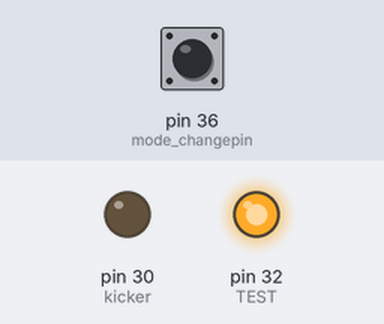
The program below on a simulated Teensy 4. Parts: output pins drawn as LEDs (lit = HIGH). The inputs (shaded band) are chosen by the test bench; at power-on: pin 36 (mode_changepin) LOW. What the program prints to the serial monitor is not drawn.

Above: at 1.2 s.
1.3 s: pin 36 (mode_changepin) pulled HIGH for 1 s
At 2.1 s:
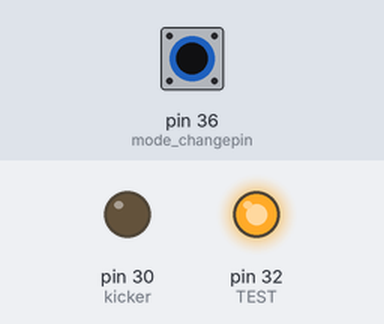
3.8 s: pin 36 (mode_changepin) pulled HIGH for 1 s
At 5.2 s:
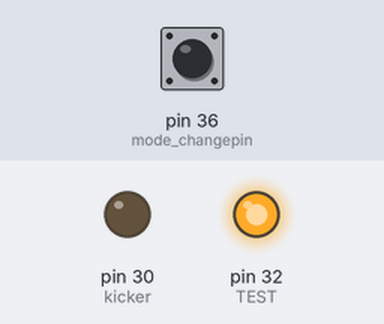
Timing chart, 0 to 6.8 s (numbered marks = the images above; inputs shaded):
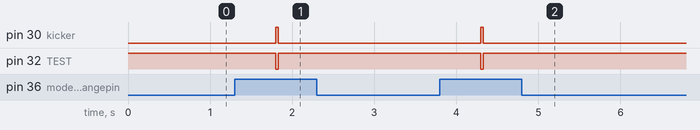

Measured:
- after the input at 1.3 s, pin 30 (kicker): LOW → HIGH after 0.50 s, → LOW 0.03 s later; pin 32 (TEST): HIGH → LOW after 0.50 s, → HIGH 0.03 s later
- after the input at 3.8 s, pin 30 (kicker): LOW → HIGH after 0.50 s, → LOW 0.03 s later; pin 32 (TEST): HIGH → LOW after 0.50 s, → HIGH 0.03 s later

The program:

main.cpp
```cpp
#include <Arduino.h>
#include <timer.h>
#include <motor.h>

// #include <Adafruit_NeoPixel.h>

#define mode_changepin 36

#define TEST 32
#define kicker 30

int kick_time;
int kick_test_time;
int mode_change;

bool KICK_fin = true;

void setup()
{

  pinMode(mode_changepin, INPUT_PULLDOWN);
  pinMode(TEST, OUTPUT);
  pinMode(kicker, OUTPUT);

  Serial.begin(115200);

  Serial1.begin(115200); // motor
  Serial1.setTimeout(10);

  Serial2.begin(115200); // gyro
  Serial2.setTimeout(10);

  Serial3.begin(115200); // camera
  Serial3.setTimeout(10);

  Serial4.begin(115200); // IR
  Serial4.setTimeout(10);

  Serial5.begin(115200); // line
  Serial5.setTimeout(10);
}
void loop()
{

  digitalWrite(TEST, HIGH);

  mode_change = digitalRead(mode_changepin);

  if (mode_change == 1 && KICK_fin)
  {
    KICK_TEST.start();
    KICK_TEST.tick();
    kick_test_time = KICK_TEST.get_value();
    if (kick_test_time >= 500 && kick_test_time <= 600)
    {
      digitalWrite(TEST, LOW);
      digitalWrite(kicker, HIGH);
      delay(30);
      digitalWrite(kicker, LOW);
      KICK_TEST.reset();
      kick_test_time = KICK_TEST.get_value();
      KICK_fin = false;
    }
  }
  else if (mode_change == 0 && KICK_fin == false)
  {
    KICK_fin = true;
  }

  move(0, 0, 0, 0);

  Serial.print("modechange ");
  Serial.print(mode_change);
  Serial.print("   ");
  Serial.print("\t");

  Serial.print(kick_test_time);
  Serial.print("   ");
  Serial.print("\t");

  Serial.print("kick_time ");
  Serial.print(kick_time);
  Serial.print("   ");
  Serial.print("\t");

  Serial.println("\t");
}
```

motor.h
```cpp
int goal_dir;
int gyro_data;
int speed_now;

void move(int a, int b, int c, int d)
{
  int val = 0;
  int input[4] = {a, b, c, d};
  int output[4] = {0, 0, 0, 0};
  String StringA = "0";
  String StringB = "0";
  String StringC = "0";
  String StringD = "0";
  String StringX = "0";
  String StringY = "0";
  String StringZ = "0";
  String String0 = "0";

  StringX = String(1);
  val = input[0];
  if (val < 0 && val >= -100)
  {
    StringY = String('R');
    val = abs(val);
    StringZ = String(val);
  }
  else if (val >= 0 && val <= 100)
  {
    StringY = String('F');
    StringZ = String(val);
  }
  else
  {
    StringY = String('F');
    StringZ = String(0);
  }
  if (val < 10)
  {
    String0 = String("00");
    StringZ = String0 + StringZ;
  }
  else if (val < 100)
  {
    String0 = String('0');
    StringZ = String0 + StringZ;
  }
  else
  {
    String0 = String("");
  }
  StringA = StringX + StringY + StringZ;

  StringX = String(2);
  val = input[1];
  if (val < 0 && val >= -100)
  {
    StringY = String('R');
    val = abs(val);
    StringZ = String(val);
  }
  else if (val >= 0 && val <= 100)
  {
    StringY = String('F');
    StringZ = String(val);
  }
  else
  {
    StringY = String('F');
    StringZ = String(0);
  }
  if (val < 10)
  {
    String0 = String("00");
    StringZ = String0 + StringZ;
  }
  else if (val < 100)
  {
    String0 = String('0');
    StringZ = String0 + StringZ;
  }
  else
  {
  }
  StringB = StringX + StringY + StringZ;

  StringX = String(3);
  val = input[2];
  if (val < 0 && val >= -100)
  {
    StringY = String('R');
    val = abs(val);
    StringZ = String(val);
  }
  else if (val >= 0 && val <= 100)
  {
    StringY = String('F');
    StringZ = String(val);
  }
  else
  {
    StringY = String('F');
    StringZ = String(0);
  }
  if (val < 10)
  {
    String0 = String("00");
    StringZ = String0 + StringZ;
  }
  else if (val < 100)
  {
    String0 = String('0');
    StringZ = String0 + StringZ;
  }
  else
  {
  }
  StringC = StringX + StringY + StringZ;

  StringX = String(4);
  val = input[3];
  if (val < 0 && val >= -100)
  {
    StringY = String('R');
    val = abs(val);
    StringZ = String(val);
  }
  else if (val >= 0 && val <= 100)
  {
    StringY = String('F');
    StringZ = String(val);
  }
  else
  {
    StringY = String('F');
    StringZ = String(0);
  }
  if (val < 10)
  {
    String0 = String("00");
    StringZ = String0 + StringZ;
  }
  else if (val < 100)
  {
    String0 = String('0');
    StringZ = String0 + StringZ;
  }
  else
  {
  }
  StringD = StringX + StringY + StringZ;

  Serial1.println(StringA + StringB + StringC + StringD);
}

float val_P;
float val_D;
int PID_mode;

float pid_deviation; // 今回の実際角の偏差
float previous_pid_deviation;
int PID_gain(float P_gain, float D_gain, float P_gain_cam, int D_gain_cam, int outputdata, int PID_data, int limit)
{
  int val_PID;
  int D_data;

  // 比例
  // val_P = (outputdata - 539) * P_gain;

  if (PID_mode == 1)
  {

    val_P = PID_data * P_gain_cam;
  }
  else
  {
    val_P = (outputdata)*P_gain; // マイナスけしたＸＤふぁe
  }

  // 微分
  pid_deviation = val_P;
  val_D = pid_deviation - previous_pid_deviation;
  previous_pid_deviation = pid_deviation;

  if (PID_mode == 1)
  {

    D_data = D_gain_cam;
  }
  else
  {
    D_data = D_gain;
  }

  // 計算
  val_PID = (int)(max(min(val_P + val_D * D_gain, limit), -limit));

  return val_PID;
}

void Move_Deg(int deg, int power)
{
  int pid_val = PID_gain(1.5, 9.5, 0.5, 9.5, gyro_data, goal_dir, 40);
  int power_A;
  int power_B;
  int power_C;
  int power_D;

  power_A = -sin((deg - 45) / 180.0 * 3.14) * power + pid_val;
  power_B = sin((deg + 45) / 180.0 * 3.14) * power - pid_val;
  power_C = -sin((deg - 135) / 180.0 * 3.14) * power + pid_val;
  power_D = sin((deg + 135) / 180.0 * 3.14) * power - pid_val;

  power_A = min(99, max(power_A, -99));
  power_B = min(99, max(power_B, -99));
  power_C = min(99, max(power_C, -99));
  power_D = min(99, max(power_D, -99));

  move((int)power_A, (int)power_B, (int)power_C, (int)power_D);

}
```

timer.h
```cpp
#include <Arduino.h>

class timer
{
private:
    int _start_val;
    int value;
    bool ticking;

public:
    void tick()
    {
        if (ticking){
            value = millis() - _start_val;
        }
    }
    void start()
    {
        if (ticking == false)
        {
            _start_val = millis();
        }

        ticking = true;


    }
    void stop()
    {
        ticking = false;
    }

    void reset()
    {
        ticking = false;
        value = 0;
    }
   int get_value()
    {
        return value;
    }
    /*float get_value()
    {
        return value;
    }*/
    bool isticking()
    {
        return ticking;
    }
};

timer LINE;
//timer CAMERA;
//timer SPEED;
timer KICK;
timer KICK_TEST;
```
